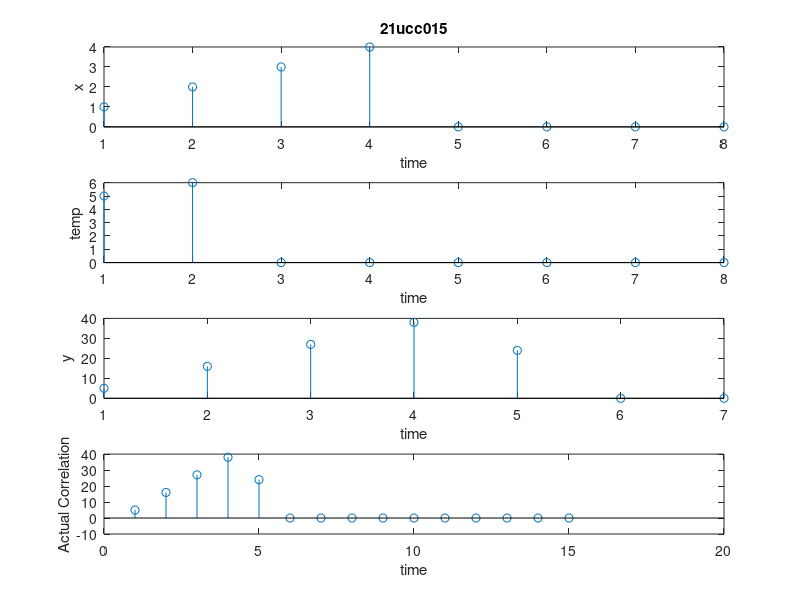

Write the MATLAB code that produced this figure.
clc
clear all
close all
x=[1 2 3 4];
h=[5 6];
n=length(x);
m=length(h);
if (m>n)
    x=[x zeros(1,m-n)];
elseif (n>m)
    h=[h zeros(1,n-m)];
end
n=length(x);
m=length(h);
x=[x zeros(1,n)];
h=[h zeros(1,m)];
a=m+n-1;
temp=h;
for i=1:a
    y(i)=0;
    for j=1:i
        y(i)=y(i)+x(i-j+1)*h(j);
    end
end
h=fliplr(h);
y1=xcorr(x,h);
subplot(411);
stem(x);
xlabel("time");
ylabel("x");
title("21ucc015");
subplot(412);
stem(temp);
xlabel("time");
ylabel("temp");
subplot(413);
stem(y);
xlabel("time");
ylabel("y");
subplot(414);
stem(y1);
xlabel("time");
ylabel("Actual Correlation");